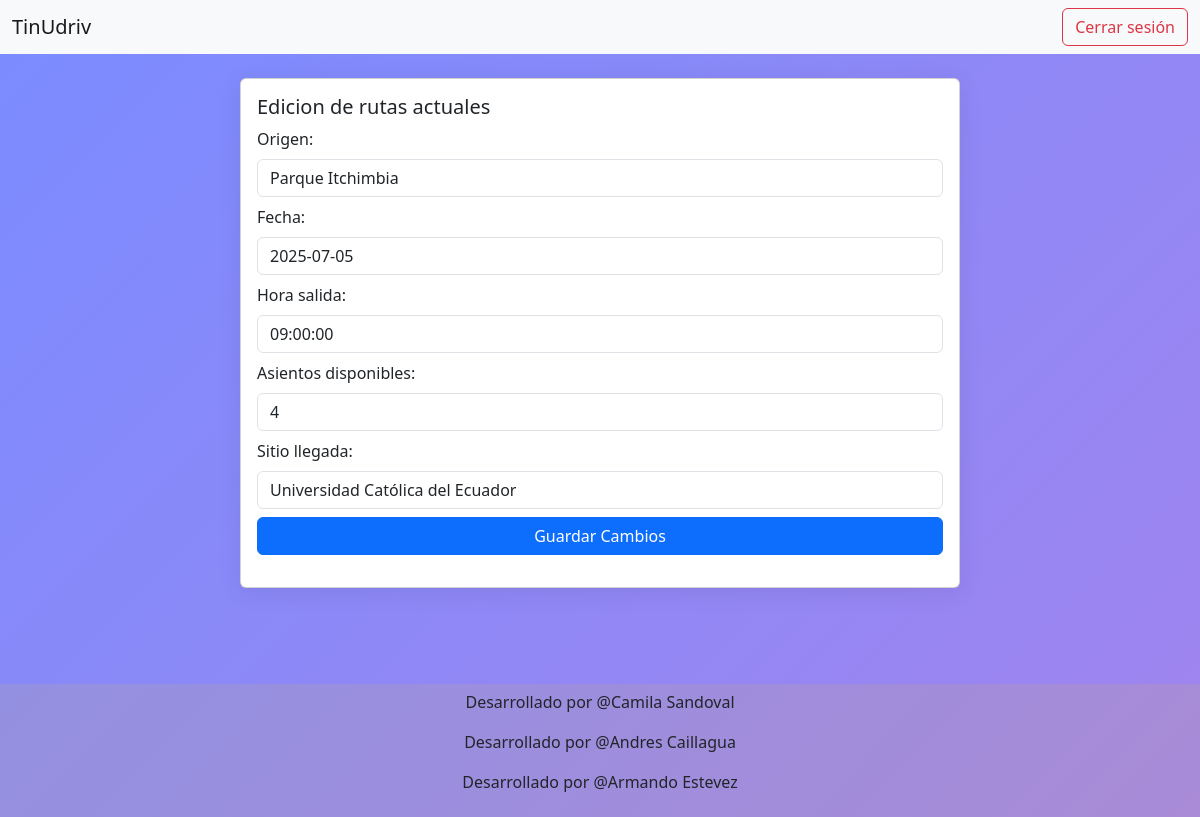
The page /ruta/editar/3/ (signed in) on the database its author committed.
### core/models.py (models this page shows, shortened)
class Ruta(models.Model):
    conductor = models.ForeignKey(Usuario, on_delete=models.CASCADE, related_name='rutas')
    origen = models.CharField(max_length=200)
    hora_salida = models.TimeField()
    fecha = models.DateField()
    sitio_llegada = models.CharField(max_length=200, default='Universidad Católica del Ecuador')
    asientos_disponibles = models.PositiveIntegerField(default=4)

### core/views.py (the view)
# urls.py: path('ruta/editar/<int:ruta_id>/', views.editar_ruta_view, name='editar_ruta'),
@login_required
def editar_ruta_view(request, ruta_id):
    try:
        ruta = Ruta.objects.get(id=ruta_id, conductor=request.user)
    except Ruta.DoesNotExist:
        messages.error(request, "La ruta no existe o no te pertenece.")
        return redirect('panel')
    if request.method == 'POST':
        form = RutaForm(request.POST, instance=ruta)
        if form.is_valid():
            form.save()
            messages.success(request, "Ruta actualizada exitosamente.")
            return redirect('panel')
    else:
        form = RutaForm(instance=ruta)
    return render(request, 'editar_ruta.html', {'form': form, 'ruta': ruta})

### core/forms.py
class RutaForm(forms.ModelForm):
    class Meta:
        model = Ruta
        fields = ['origen', 'fecha', 'hora_salida', 'asientos_disponibles', 'sitio_llegada']

### core/templates/editar_ruta.html (shortened to what this page needs)
{% extends "base.html" %}
{% load widget_tweaks %}
{% load static %}
{% block content %}
<div class="container">
    <div class="row justify-content-center">
        <div class="col-md-8">
            <div class="card">
                <div class="card-body">
                    <h5 class="card-title">Edicion de rutas actuales</h5>
                    <form method="post">
                        <div class="mb-2">
                            {{ form.origen.label_tag }}
                            {{ form.origen|add_class:'form-control' }}
                        </div>
                        <div class="mb-2">
                            {{ form.fecha.label_tag }}
                            {{ form.fecha|add_class:'form-control' }}
                        </div>
                        <div class="mb-2">
                            {{ form.hora_salida.label_tag }}
                            {{ form.hora_salida|add_class:'form-control' }}
                        </div>
                        <div class="mb-2">
                            {{ form.asientos_disponibles.label_tag }}
                            {{ form.asientos_disponibles|add_class:'form-control' }}
                        </div>
                        <div class="mb-2">
                            {{ form.sitio_llegada.label_tag }}
                            {{ form.sitio_llegada|add_class:'form-control' }}
                        </div>
                        <button type="submit" class="btn btn-primary w-100">Guardar Cambios</button>
                    </form>
                </div>
            </div>
        </div>
    </div>
</div>
{% endblock content %}

### core/static/styles.css (style rules this page uses)
body { background: linear-gradient(135deg, #7b8cff 0%, #a084ee 100%); min-height: 100vh; }
.card { border-radius: 20px; box-shadow: 0 4px 24px rgba(0, 0, 0, 0.08); }

### rows shown on the page
Ruta: origen "Parque Itchimbia", fecha "2025-07-05", hora_salida "09:00:00", asientos_disponibles "4", sitio_llegada "Universidad Católica del Ecuador"
